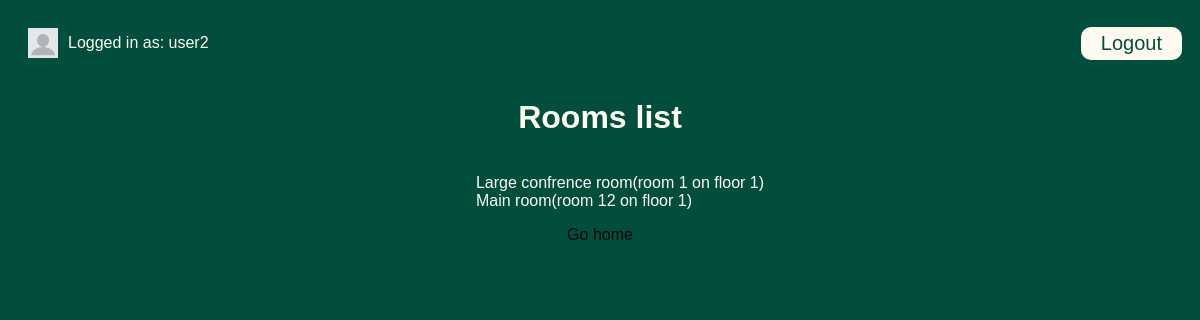
/meetings/rooms (signed in), run on the app's committed database.
### meetings/models.py (models this page shows)
class Room(models.Model):
    name = models.CharField(max_length=50)
    floor = models.IntegerField()
    room_number = models.IntegerField()
    def __str__(self):
        return f"{self.name}(room  {self.room_number} on floor {self.floor})"

### meetings/views.py (the view)
# urls.py: path('rooms', views.rooms_list, name='rooms'),
@login_required
def rooms_list(request):
    return render(request, "meetings/rooms.html",{"rooms": Room.objects.all()})

### templates/meetings/rooms.html (shortened to what this page needs)
{% extends "base.html" %}
{% block content%}
<h1>Rooms list</h1>
<ul>
    {% for room in rooms %}
    <li>
        {{room}}
    </li>
    {% endfor %}
</ul>
<a href="{% url 'welcome' %}">Go home</a>
{%endblock%}

### templates/base.html (shortened to what this page needs)
{% load static %}
<!DOCTYPE html>
<html lang="en">
<head>
    <link rel="stylesheet" href="{% static 'website/style.css' %}">
</head>
<body>
    <div class="login">
        {% if user.is_authenticated %}
            <div class="name">
                <img src="{% static 'website/profile.jpg' %}" id="profile">
                Logged in as: {{user.get_username}}
            </div>
            <form method="post" action="{%url 'logout'%}">
                <button type="submit">Logout</button>
            </form>
        {%else %}
            <a href="{% url 'login'%}" class="login">Login</a>
    {%endif%}
    </div>
    <div class="body">
    {% block content %}
    {% endblock%}
    </div>
</body>
</html>

### website/static/website/style.css (style rules this page uses)
:root { --main: #014e3c; }
body { font-family: 'Calibri', 'Trebuchet MS', sans-serif; color: floralwhite; background-color: var(--main); }
button { background-color: floralwhite; border: none; color: var(--main); border-radius: 10px; padding: 5px 20px; font-size: 20px; }
li { list-style-type: none; }
.login { justify-content: space-between; display: flex; flex-direction: row; padding: 10px; align-items: center; }
a { text-decoration: none; color: #000806; }
#profile { height: 30px; width: 30px; padding: 10px; }
.name { display: flex; flex-direction: row; align-items: center; }
.body { display: flex; flex-direction: column; align-items: center; }

### data on the page
Room: name+room_number+floor "Large confrence room(room 1 on floor 1)"
Room: name+room_number+floor "Main room(room 12 on floor 1)"

### other printed values
{{ user.get_username }} "user2"
